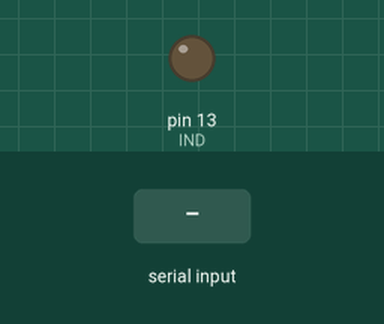
A sketch run on a simulated Arduino Uno, built with avr-gcc and run on an emulated ATmega328P. Shown: output pins drawn as LEDs (lit = HIGH). Inputs (shaded band) come from the test bench.

Above: at 1.2 s.
1.3 s: "r" received over Serial
At 3.3 s:
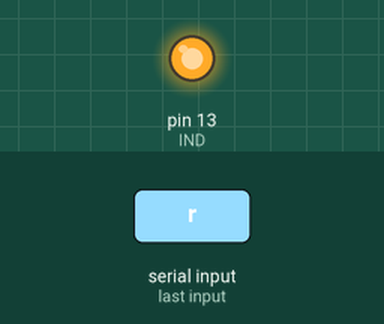
Timing chart, 0 to 5.1 s (numbered marks = the images above; inputs shaded):
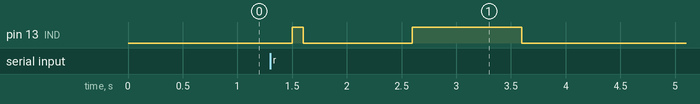

The sketch:

Arduino_Cod.ino
```cpp
int val=0;
#define IND 13


void setup(){
  Serial.begin(9600);
  pinMode(IND,OUTPUT);
}
void loop(){
  if(Serial.available()>0){
    val=Serial.read();
      if (val=='r')  {
        digitalWrite(IND, HIGH);
        delay(100);
        digitalWrite(IND, LOW);
        delay(1000);
        digitalWrite(IND, HIGH);
        delay(1000);
        digitalWrite(IND, LOW);
        delay(100);

      }
      }
   delay(500);
  }
```

Measured:
- after the input at 1.3 s, pin 13 (IND): LOW → HIGH after 0.20 s, → LOW 0.10 s later, → HIGH 1.0 s later, → LOW 1.0 s later
